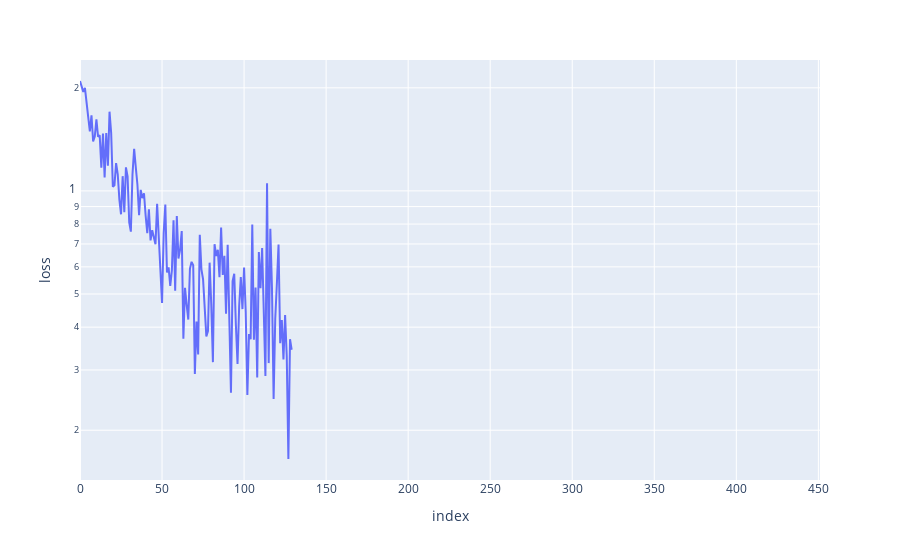

The notebook cell saved with this chart:
### Code cell
px.line(step_dicts, y="loss", log_y=True)

### Figure 1 — Plotly figure (JSON) as saved in the notebook; plotly's stock layout.template omitted (floating-point values rounded to 4 significant figures; data arrays with more than 128 entries replaced by an {"elided": "..."} marker saying what was removed)
{"data": [{"hovertemplate": "index=%{x}<br>loss=%{y}<extra></extra>", "legendgroup": "", "line": {"color": "#636efa", "dash": "solid"}, "marker": {"symbol": "circle"}, "mode": "lines", "name": "", "orientation": "v", "showlegend": false, "type": "scatter", "x": {"elided": "452 int values"}, "xaxis": "x", "y": {"elided": "452 float values"}, "yaxis": "y"}], "layout": {"legend": {"tracegroupgap": 0}, "margin": {"t": 60}, "xaxis": {"anchor": "y", "domain": [0, 1], "title": {"text": "index"}}, "yaxis": {"anchor": "x", "domain": [0, 1], "title": {"text": "loss"}, "type": "log"}}}
